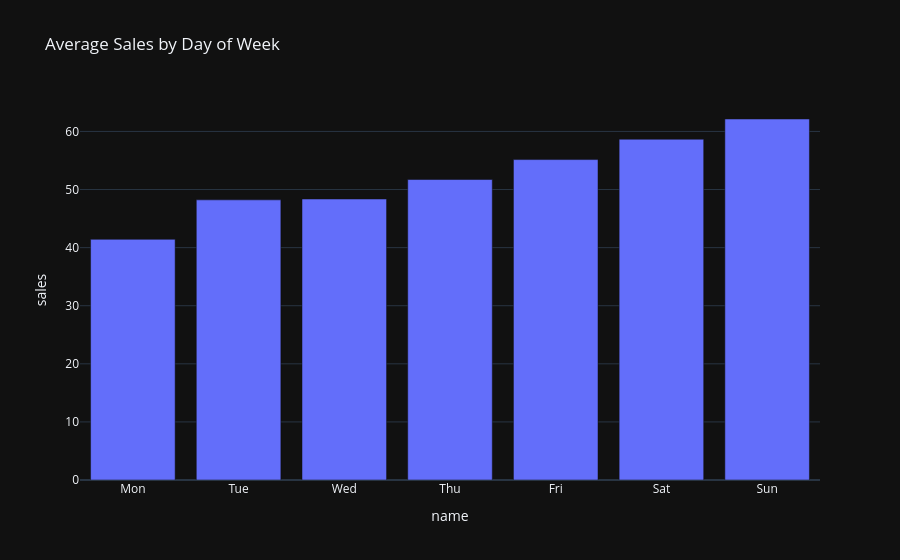

Here is the notebook cell this chart was saved with:
### Markdown cell above
## Weekday vs Weekend

### Code cell
weekday_avg = df.groupby("day_of_week")["sales"].mean().reset_index()
day_names = ["Mon","Tue","Wed","Thu","Fri","Sat","Sun"]
weekday_avg["name"] = weekday_avg["day_of_week"].map(lambda d: day_names[d])

fig = px.bar(weekday_avg, x="name", y="sales",
             title="Average Sales by Day of Week", template="plotly_dark")
fig.show()

### Figure 1 — Plotly figure (JSON) as saved in the notebook; plotly's stock layout.template omitted (floating-point values rounded to 4 significant figures)
{"data": [{"hovertemplate": "name=%{x}<br>sales=%{y}<extra></extra>", "legendgroup": "", "marker": {"color": "#636efa", "pattern": {"shape": ""}}, "name": "", "orientation": "v", "showlegend": false, "textposition": "auto", "type": "bar", "x": ["Mon", "Tue", "Wed", "Thu", "Fri", "Sat", "Sun"], "xaxis": "x", "y": [41.43, 48.23, 48.37, 51.72, 55.16, 58.66, 62.14], "yaxis": "y"}], "layout": {"barmode": "relative", "legend": {"tracegroupgap": 0}, "title": {"text": "Average Sales by Day of Week"}, "xaxis": {"anchor": "y", "domain": [0, 1], "title": {"text": "name"}}, "yaxis": {"anchor": "x", "domain": [0, 1], "title": {"text": "sales"}}}}
